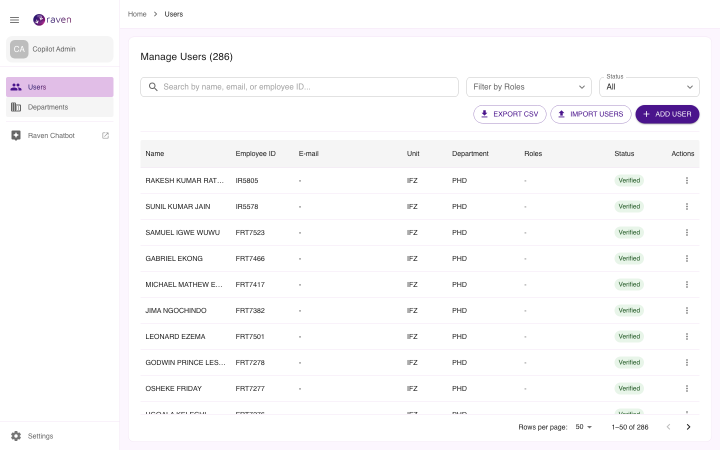
#> input picture apps/raven/help-doc/screenshots/33_ifz_admin_users.png, 1440 x 900 px, found by its file name (shown at 1/2 size)
$ python annotate_screenshots_part2.py
#> lines starting #> are read from the running program, lines starting #| are printed output that depends on the picture
from PIL import Image, ImageDraw, ImageFont
import os
import math

SCREENSHOTS_DIR = "/Users/suryanshsrivastava/Testing Files/apps/raven/help-doc/screenshots"
ANNOTATED_DIR = os.path.join(SCREENSHOTS_DIR, "annotated")
os.makedirs(ANNOTATED_DIR, exist_ok=True)

ARROW_COLOR = (220, 50, 50)
LABEL_COLOR = (220, 50, 50)

try:
    FONT = ImageFont.truetype("/System/Library/Fonts/Helvetica.ttc", 18)
    FONT_SMALL = ImageFont.truetype("/System/Library/Fonts/Helvetica.ttc", 14)
    FONT_LARGE = ImageFont.truetype("/System/Library/Fonts/Helvetica.ttc", 22)
except:
    FONT = ImageFont.load_default()
    FONT_SMALL = FONT
    FONT_LARGE = FONT


def draw_arrow(draw, start, end, color=ARROW_COLOR, width=3):
    draw.line([start, end], fill=color, width=width)
    angle = math.atan2(end[1] - start[1], end[0] - start[0])
    arrow_length = 15
    arrow_angle = math.pi / 6
    x1 = end[0] - arrow_length * math.cos(angle - arrow_angle)
    y1 = end[1] - arrow_length * math.sin(angle - arrow_angle)
    x2 = end[0] - arrow_length * math.cos(angle + arrow_angle)
    y2 = end[1] - arrow_length * math.sin(angle + arrow_angle)
    draw.polygon([end, (x1, y1), (x2, y2)], fill=color)


def draw_label(draw, position, text, font=FONT, color=LABEL_COLOR, bg=True):
    bbox = font.getbbox(text)
    text_width = bbox[2] - bbox[0]
    text_height = bbox[3] - bbox[1]
    x, y = position
    if bg:
        padding = 6
        draw.rectangle(
            [x - padding, y - padding, x + text_width + padding, y + text_height + padding],
            fill=(255, 255, 255, 240),
            outline=color,
            width=2
        )
    draw.text(position, text, fill=color, font=font)


def draw_callout_number(draw, position, number, size=28):
    x, y = position
    draw.ellipse([x, y, x + size, y + size], fill=(220, 50, 50))
    text = str(number)
    bbox = FONT.getbbox(text)
    tw = bbox[2] - bbox[0]
    th = bbox[3] - bbox[1]
    draw.text((x + (size - tw) // 2, y + (size - th) // 2 - 2), text, fill=(255, 255, 255), font=FONT)


def annotate_admin_users():
    """Admin portal users page"""
    img = Image.open(os.path.join(SCREENSHOTS_DIR, "33_ifz_admin_users.png")).convert("RGBA")
    overlay = Image.new("RGBA", img.size, (0, 0, 0, 0))
#> overlay: PIL image 1440x900 RGBA; every value is 0
    draw = ImageDraw.Draw(overlay)

    # Title
    draw_label(draw, (300, 55), "Admin: Manage all users", font=FONT_LARGE)
    draw_arrow(draw, (350, 80), (290, 80))

    # Search bar
    draw_callout_number(draw, (175, 100), 1)
    draw_label(draw, (205, 103), "Search users", font=FONT_SMALL)

    # Filter by Roles
    draw_callout_number(draw, (630, 100), 2)
    draw_label(draw, (660, 103), "Filter by role", font=FONT_SMALL, color=(0, 100, 200))

    # Status filter
    draw_callout_number(draw, (835, 85), 3)
    draw_label(draw, (865, 88), "Filter by status", font=FONT_SMALL, color=(0, 100, 200))

    # ADD USER button
    draw.rectangle([908, 148, 990, 176], outline=(0, 150, 0), width=3)
    draw_label(draw, (900, 178), "Add new user", font=FONT_SMALL, color=(0, 150, 0))

    # Status column header
    draw.rectangle([855, 195, 920, 215], outline=ARROW_COLOR, width=3)
    draw_label(draw, (760, 180), "Verification Status", font=FONT_SMALL)
    draw_arrow(draw, (855, 190), (862, 197))

    # Verified badge on first row
    draw.rectangle([860, 220, 920, 240], outline=(0, 150, 0), width=2)
    draw_arrow(draw, (925, 230), (920, 230), color=(0, 150, 0))
    draw_label(draw, (930, 222), "Verified", font=FONT_SMALL, color=(0, 150, 0))

    # Actions (three dots)
    draw.rectangle([960, 220, 985, 240], outline=ARROW_COLOR, width=2)
    draw_label(draw, (930, 245), "User actions", font=FONT_SMALL)

    # Sidebar nav
    draw.rectangle([8, 88, 160, 110], outline=(0, 100, 200), width=2)
    draw_label(draw, (5, 70), "Users section", font=FONT_SMALL, color=(0, 100, 200))

    result = Image.alpha_composite(img, overlay).convert("RGB")
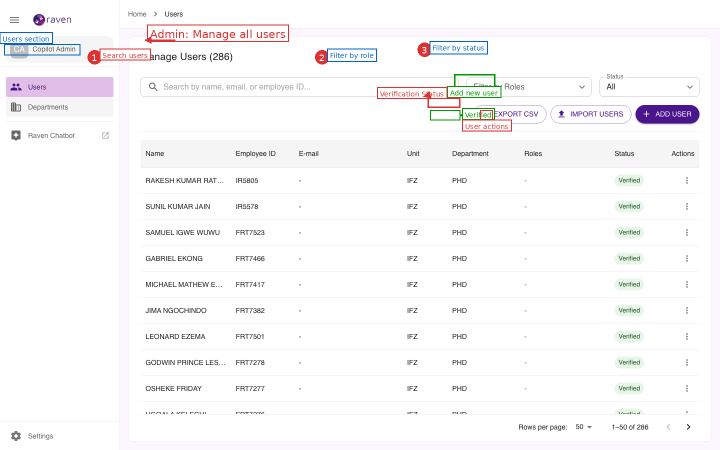
#> result: PIL image 1440x900 RGB (shown at 1/2 size); mean R, G, B 249.2, 247.9, 249.2
    result.save(os.path.join(ANNOTATED_DIR, "12_admin_users_page.png"))
    print("[OK] 12_admin_users_page.png")


def annotate_workplace_settings():
    """Workplace Settings dashboard"""
    img = Image.open(os.path.join(SCREENSHOTS_DIR, "24_workplace_settings.png")).convert("RGBA")
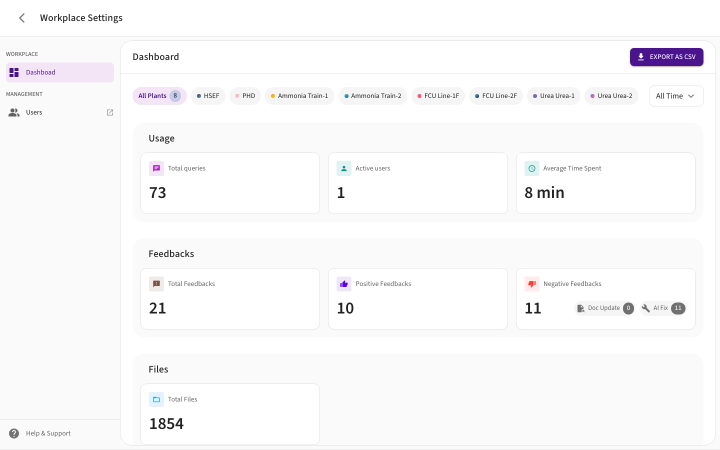
#> input picture apps/raven/help-doc/screenshots/24_workplace_settings.png, 1440 x 900 px, found by its file name (shown at 1/2 size)
    overlay = Image.new("RGBA", img.size, (0, 0, 0, 0))
    draw = ImageDraw.Draw(overlay)

    # Users link in sidebar
    draw.rectangle([5, 148, 165, 170], outline=ARROW_COLOR, width=3)
    draw_label(draw, (5, 172), "Click to manage users", font=FONT_SMALL)
    draw_arrow(draw, (80, 172), (80, 168))

    # Dashboard section
    draw_label(draw, (600, 50), "Admin Dashboard", font=FONT_LARGE, color=(0, 100, 200))

    # External link icon next to Users
    draw_arrow(draw, (165, 158), (155, 158))
    draw_label(draw, (168, 150), "Opens admin portal", font=FONT_SMALL, color=(0, 100, 200))

    result = Image.alpha_composite(img, overlay).convert("RGB")
    result.save(os.path.join(ANNOTATED_DIR, "13_workplace_settings.png"))
    print("[OK] 13_workplace_settings.png")


def annotate_admin_not_auth():
    """Admin portal not authenticated"""
    img = Image.open(os.path.join(SCREENSHOTS_DIR, "20_admin_portal.png")).convert("RGBA")
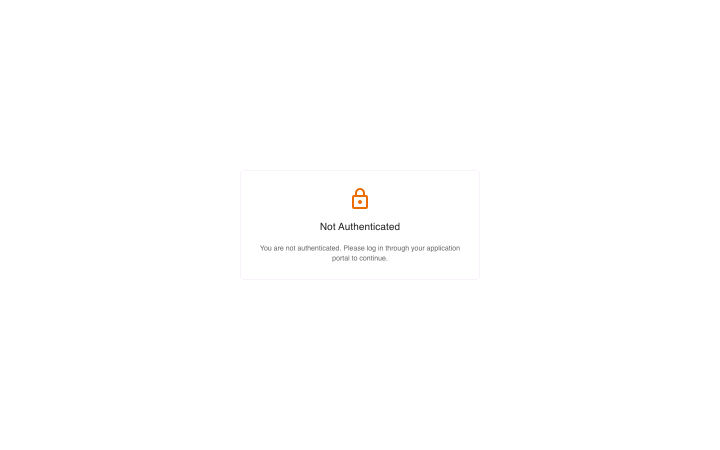
#> input picture apps/raven/help-doc/screenshots/20_admin_portal.png, 1440 x 900 px, found by its file name (shown at 1/2 size)
    overlay = Image.new("RGBA", img.size, (0, 0, 0, 0))
    draw = ImageDraw.Draw(overlay)

    draw_label(draw, (370, 230), "Login required via app first", font=FONT)
    draw_arrow(draw, (500, 250), (510, 275))

    result = Image.alpha_composite(img, overlay).convert("RGB")
    result.save(os.path.join(ANNOTATED_DIR, "14_admin_not_authenticated.png"))
    print("[OK] 14_admin_not_authenticated.png")


if __name__ == "__main__":
    annotate_admin_users()
    annotate_workplace_settings()
    annotate_admin_not_auth()
    print(f"\nAll annotated screenshots saved to: {ANNOTATED_DIR}")
